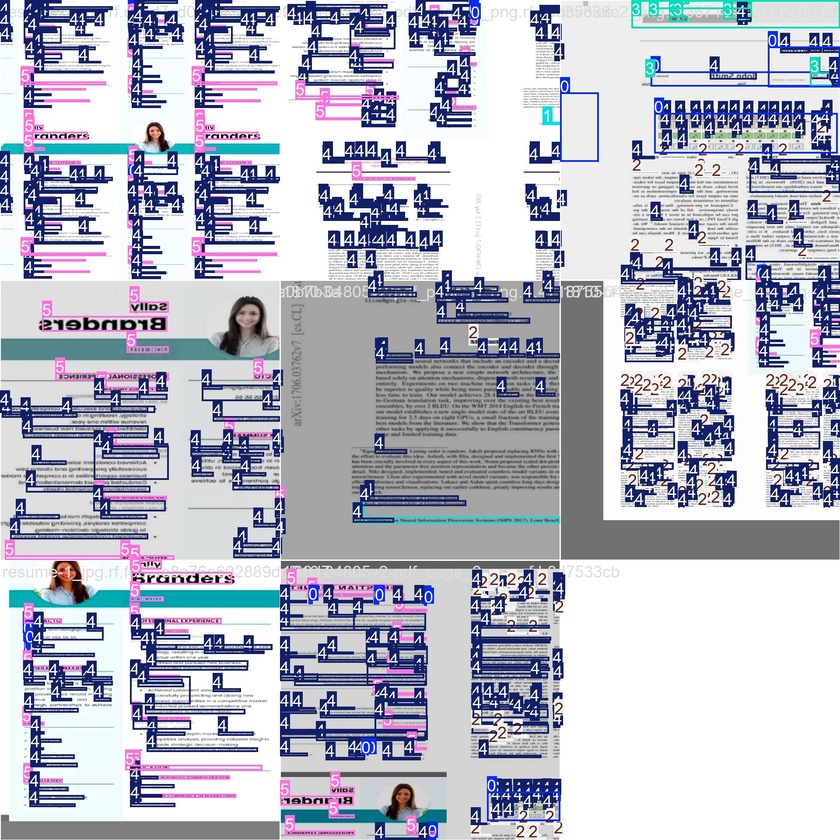
#> input picture models/layout_detection_exp/train_batch0.jpg, 840 x 840 px, shrunk from 1920 x 1920 before the run
$ python -i pipeline.py   (imports and definitions only)
#> lines starting #> are read from the running program, lines starting #| are printed output that depends on the picture; after the words box and inside, x2 and y2 are one past the last pixel; in counts of white or black regions, pixels touching at a corner belong together
import cv2
import numpy as np
import fitz  # PyMuPDF

# [15 lines left out: function render_pdf_page, not called in this run]

def to_grayscale(img: np.ndarray) -> np.ndarray:
    return cv2.cvtColor(img, cv2.COLOR_BGR2GRAY)
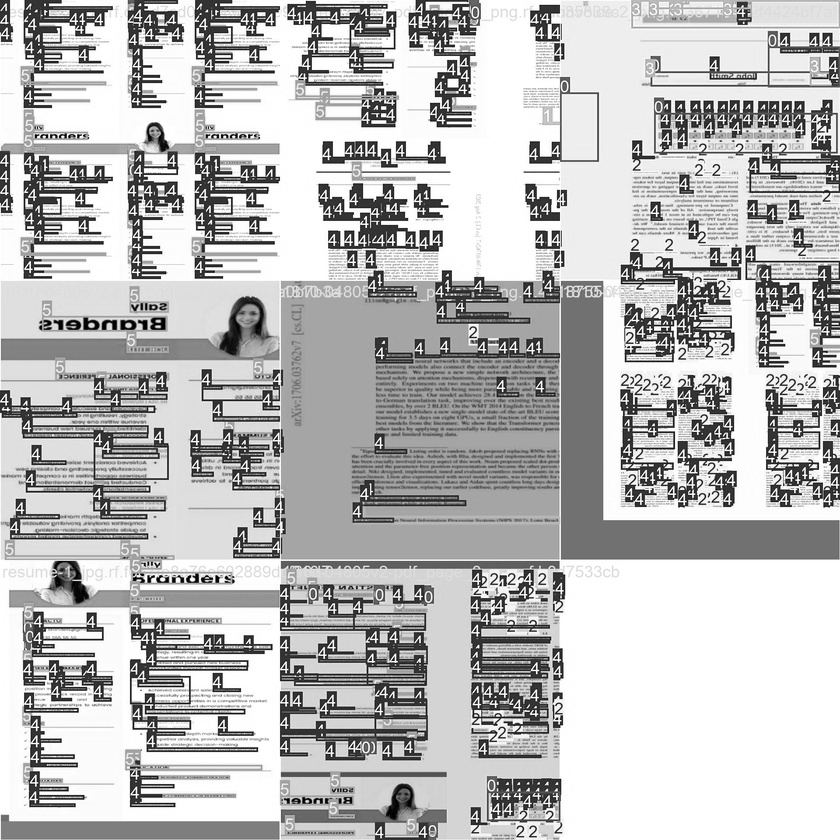
#> returned value: shape (840, 840); min 0, max 255, mean 188.3

def denoise(img: np.ndarray, method: str = "gaussian") -> np.ndarray:
    """Applies Gaussian or Median filtering."""
#> called with method = 'gaussian'
    filters = {
        "gaussian": lambda x: cv2.GaussianBlur(x, (5, 5), 0),
        "median": lambda x: cv2.medianBlur(x, 3),
    }

    return filters.get(method, lambda x: x)(img)
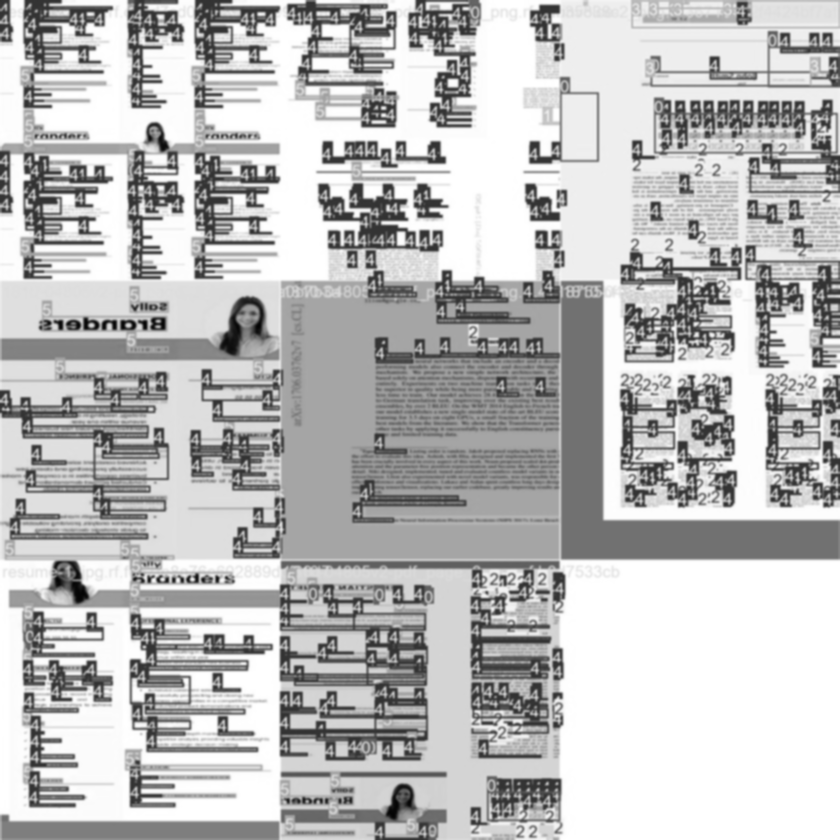
#> returned value: shape (840, 840); min 3, max 255, mean 188.3

def apply_clahe(img: np.ndarray, clip_limit: float = 2.0, grid_size: tuple = (8, 8)) -> np.ndarray:
    """Applies Contrast Limited Adaptive Histogram Equalization (CLAHE)."""
#> called with clip_limit = 2, grid_size = (8, 8)
    clahe = cv2.createCLAHE(clipLimit=clip_limit, tileGridSize=grid_size)
    return clahe.apply(img)
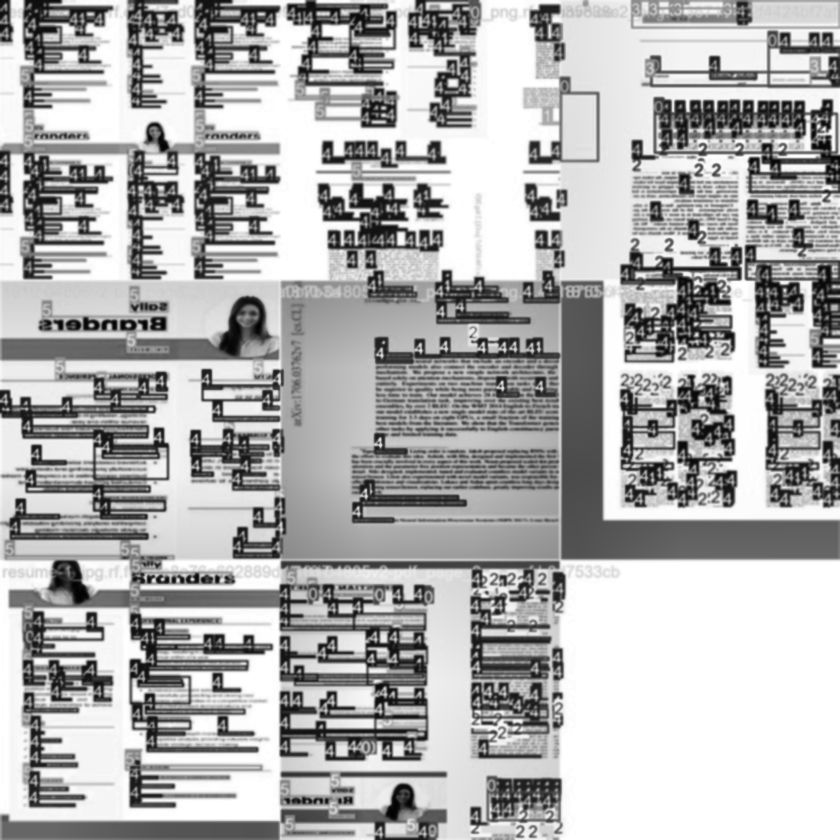
#> returned value: shape (840, 840); min 1, max 255, mean 176.3

def otsu_threshold(img: np.ndarray) -> np.ndarray:
    """Applies Otsu's binarization."""
    return cv2.threshold(img, 0, 255, cv2.THRESH_BINARY + cv2.THRESH_OTSU)[1]
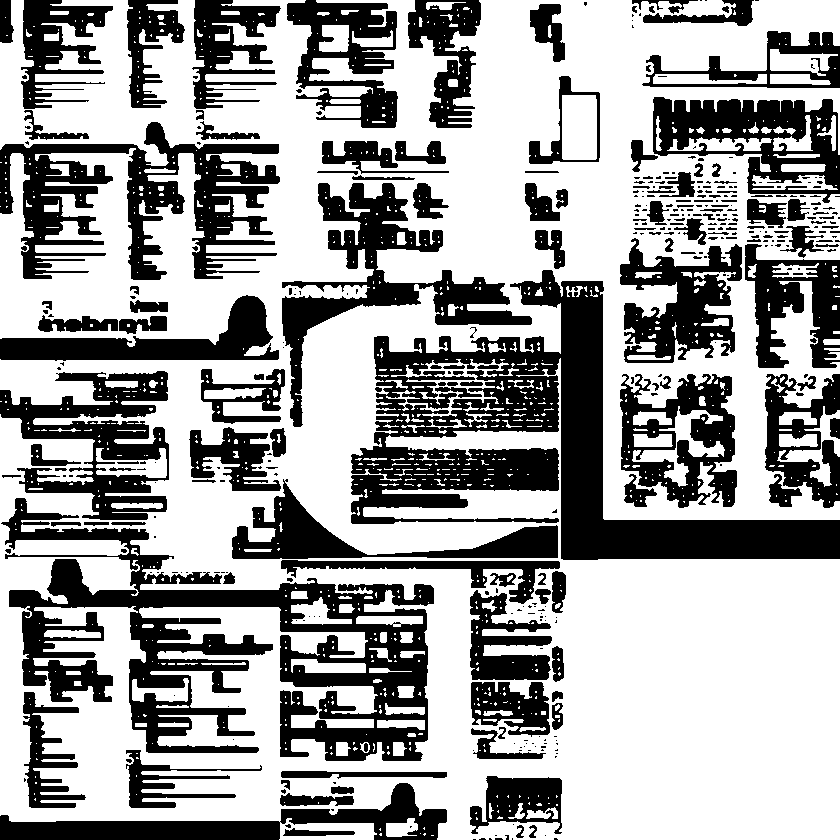
#> returned value: shape (840, 840); 62.9% white; 395 black regions (240 under 20 px), largest, box (x1, y1, x2, y2) and area: (351, 270, 840, 560) 44030, (1, 498, 434, 761) 38514, (0, 122, 280, 280) 18071

def preprocess_document(img: np.ndarray) -> dict[str, np.ndarray]:
    """Runs the full baseline preprocessing pipeline and returns all stages for visualization."""
    gray = to_grayscale(img)
    denoised = denoise(gray)
    clahe = apply_clahe(denoised)
    thresholded = otsu_threshold(clahe)

    return {
        "original": img,
        "grayscale": gray,
        "denoised": denoised,
        "clahe": clahe,
        "thresholded": thresholded,
    }

MORPH_KERNEL = np.ones((2, 2), np.uint8)

# [31 lines left out: functions morphological_cleanup, deskew, not called in this run]

>>> import cv2
>>> picture = cv2.cvtColor(cv2.imread('../../models/layout_detection_exp/train_batch0.jpg'), cv2.COLOR_BGR2RGB)
>>> result = preprocess_document(picture)
#> result = 5 items

$ run again, on models/layout_detection_exp/train_batch1.jpg
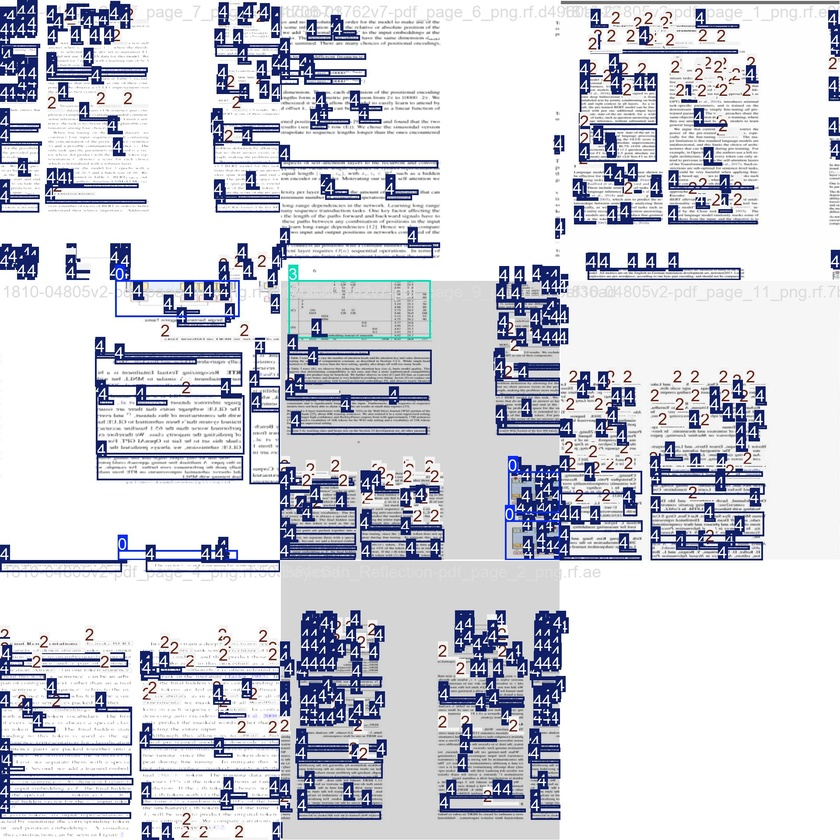
#> input picture models/layout_detection_exp/train_batch1.jpg, 840 x 840 px, shrunk from 1920 x 1920 before the run
#> in apply_clahe, `return clahe.apply(img)`:
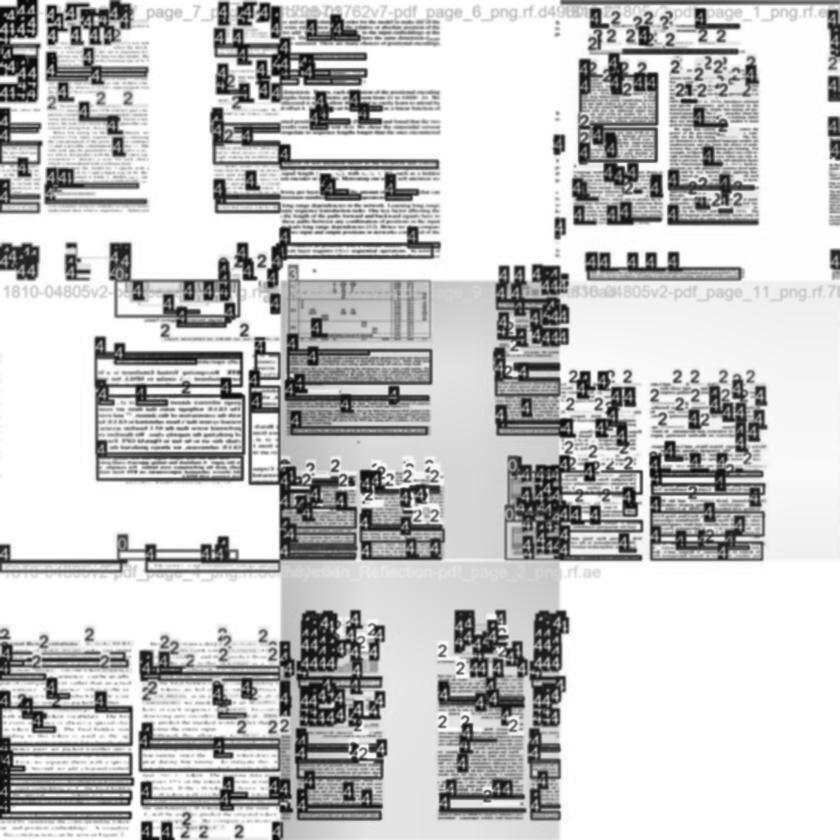
#> returned value: shape (840, 840); min 6, max 255, mean 197.9
#> in otsu_threshold, `return cv2.threshold(img, 0, 255, cv2.THRESH_BINARY + cv2.THRESH_OTSU)..`:
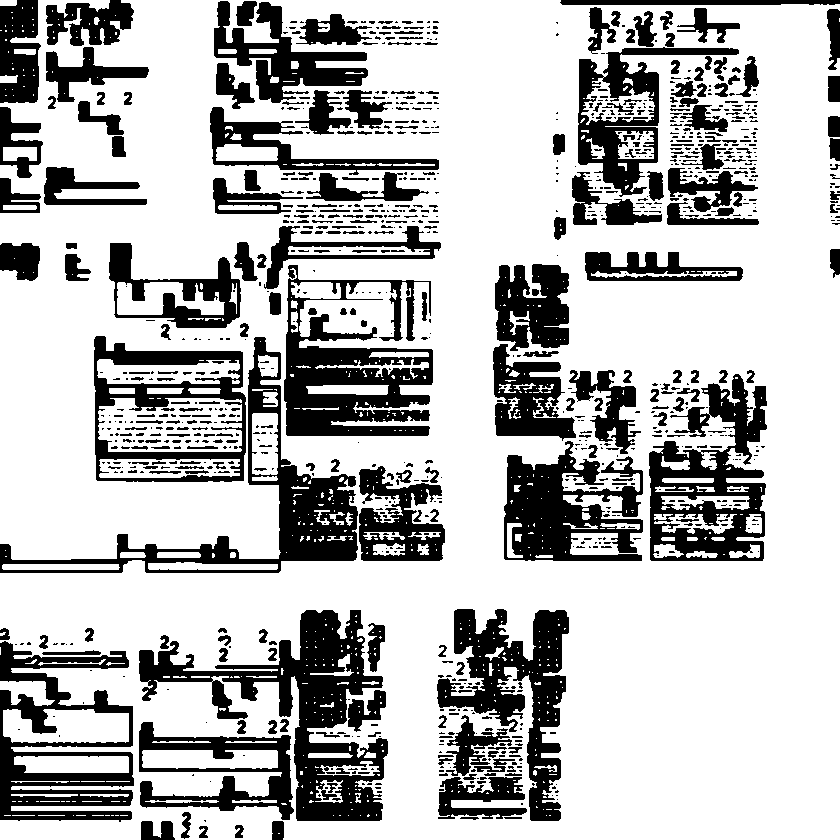
#> returned value: shape (840, 840); 72.7% white; 980 black regions (652 under 20 px), largest, box (x1, y1, x2, y2) and area: (139, 610, 388, 821) 16231, (284, 265, 433, 436) 12841, (0, 337, 358, 573) 11543
#> result = 5 items

$ run again, on models/layout_detection_exp/train_batch160.jpg
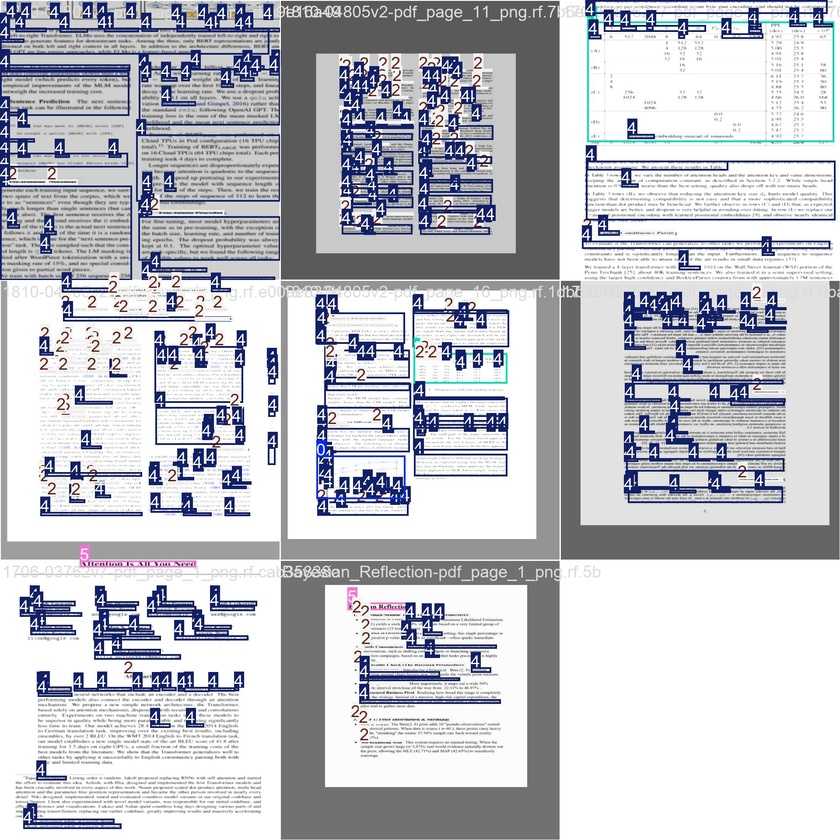
#> input picture models/layout_detection_exp/train_batch160.jpg, 840 x 840 px, shrunk from 1920 x 1920 before the run
#> in apply_clahe, `return clahe.apply(img)`:
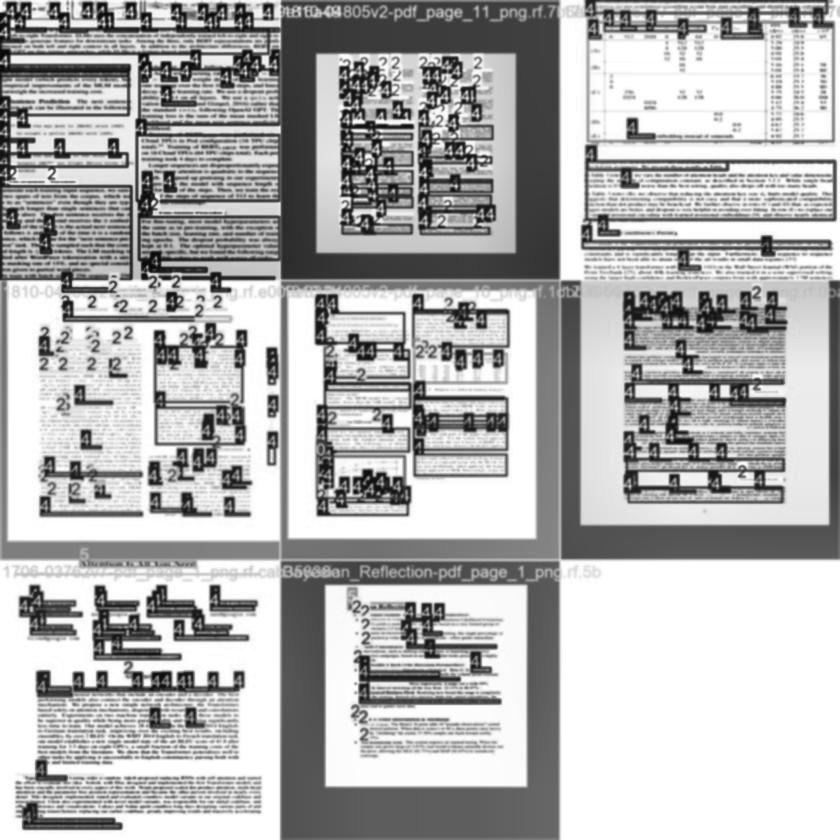
#> returned value: shape (840, 840); min 8, max 255, mean 178.9
#> in otsu_threshold, `return cv2.threshold(img, 0, 255, cv2.THRESH_BINARY + cv2.THRESH_OTSU)..`:
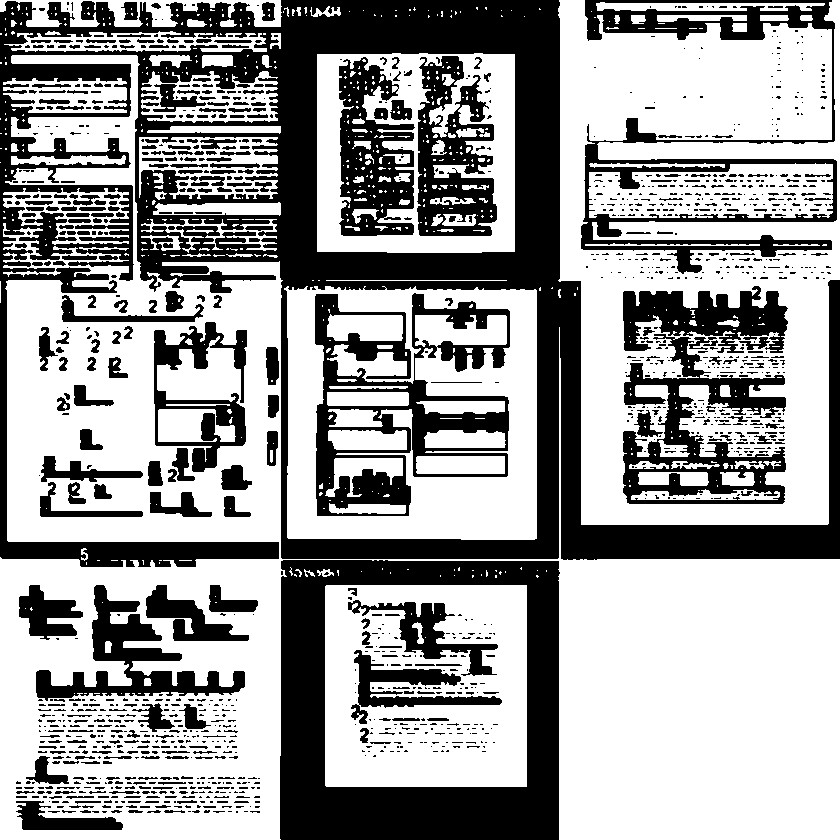
#> returned value: shape (840, 840); 62% white; 1336 black regions (963 under 20 px), largest, box (x1, y1, x2, y2) and area: (0, 0, 840, 567) 111979, (280, 560, 560, 840) 36671, (315, 293, 510, 516) 16000
#> result = 5 items

$ run again, on models/layout_detection_exp/train_batch161.jpg
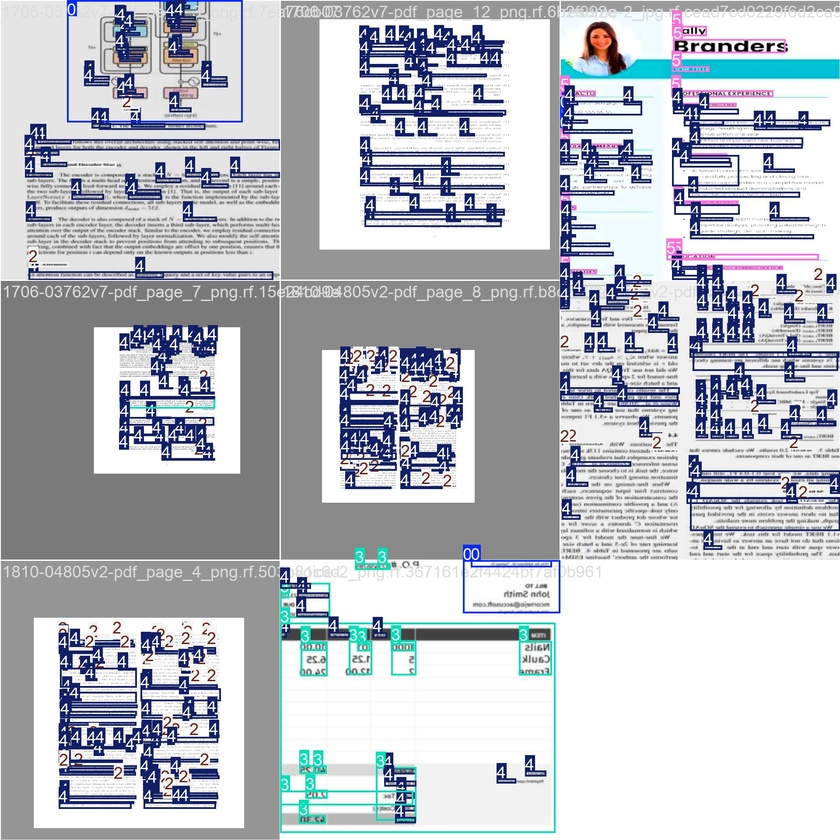
#> input picture models/layout_detection_exp/train_batch161.jpg, 840 x 840 px, shrunk from 1920 x 1920 before the run
#> in apply_clahe, `return clahe.apply(img)`:
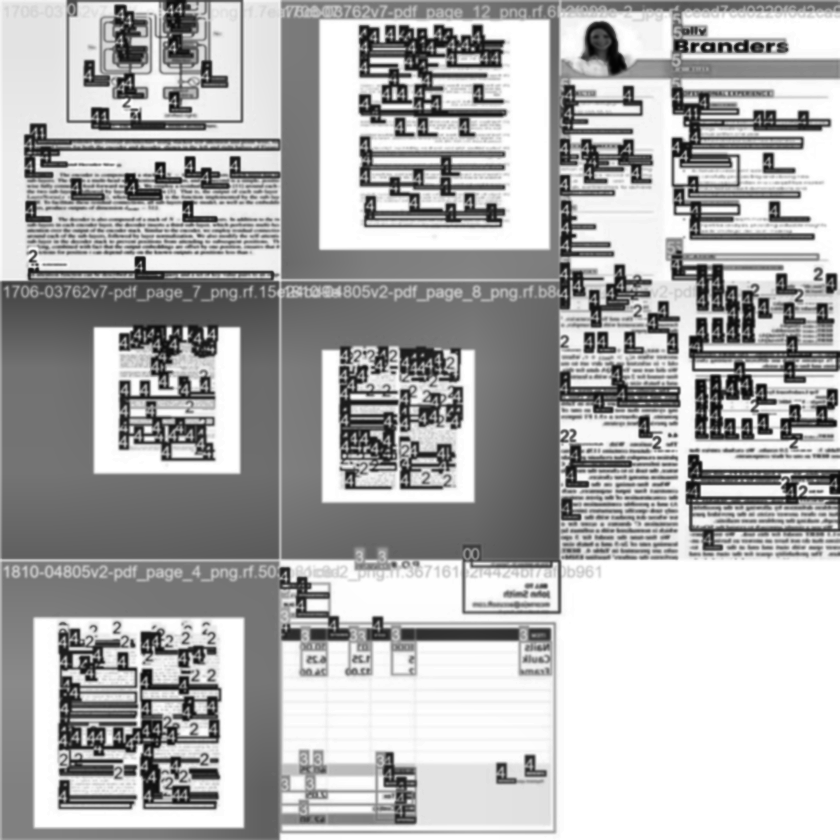
#> returned value: shape (840, 840); min 2, max 255, mean 174.9
#> in otsu_threshold, `return cv2.threshold(img, 0, 255, cv2.THRESH_BINARY + cv2.THRESH_OTSU)..`:
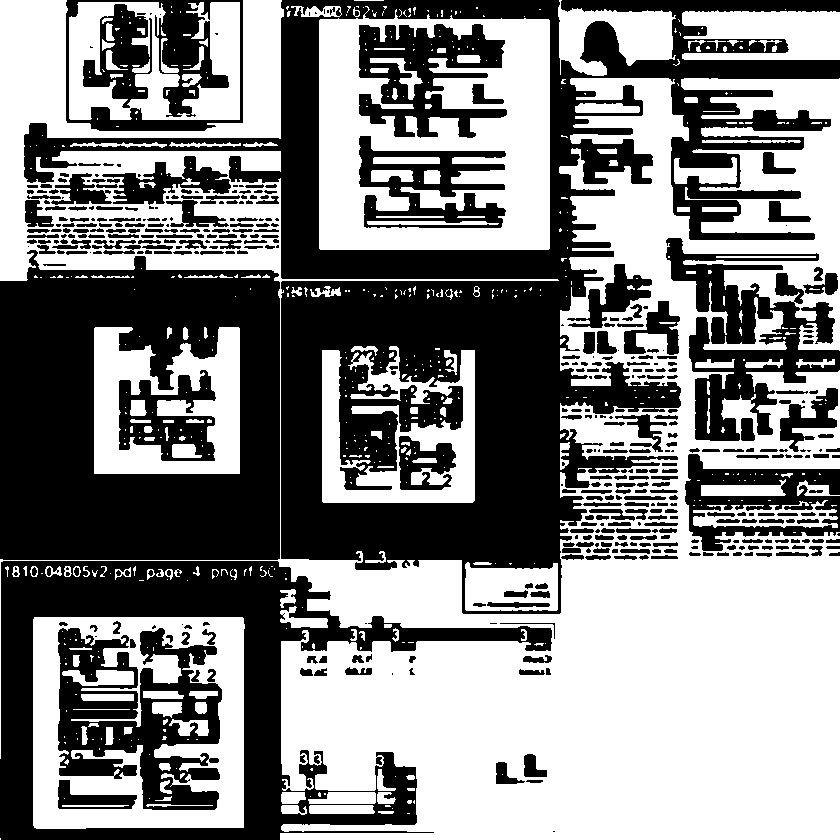
#> returned value: shape (840, 840); 52.8% white; 434 black regions (105 under 20 px), largest, box (x1, y1, x2, y2) and area: (24, 0, 840, 614) 127259, (0, 250, 280, 560) 62271, (0, 561, 552, 840) 42835
#> result = 5 items
